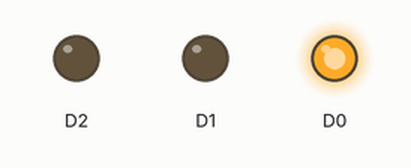
Recording of a sketch running on a simulated ESP8266 (NodeMCU). Shown: output pins drawn as LEDs (lit = HIGH).

Above: at 0.2 s.
At 0.7 s:
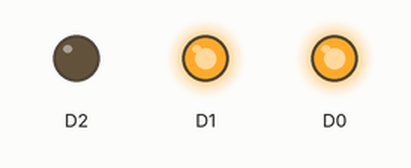
At 1.7 s:
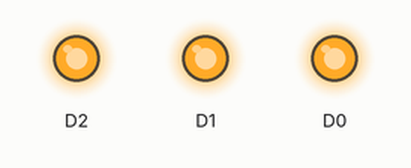
Timing chart, 0 to 3.2 s (numbered marks = the images above):
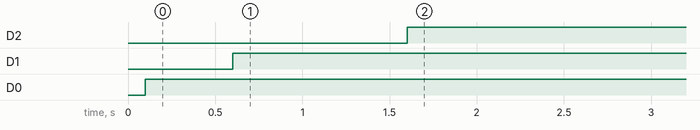

The sketch:

Gowtham.cpp.ino
```cpp
void setup()
{
  pinMode(D0,OUTPUT);
  pinMode(D1,OUTPUT);
  pinMode(D2,OUTPUT);
}
void loop()
{
  delay(100);
  digitalWrite(D0,1);
  delay(500);
  digitalWrite(D1,1);
  delay(1000);
  digitalWrite(D2,1);
  delay(1500);
}
```

Measured:
- by itself, D2: LOW → HIGH at 1.6 s
- by itself, D1: LOW → HIGH at 0.60 s
- by itself, D0: LOW → HIGH at 0.10 s
